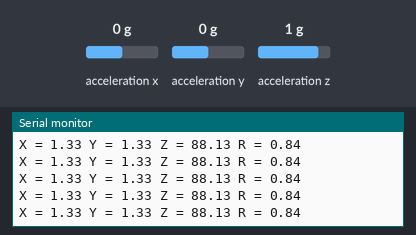
Recording of a sketch running on a simulated Arduino Uno, built with avr-gcc and run on an emulated ATmega328P. Parts: the last lines printed to the serial monitor. Wiring (inferred from the names in the program): ADXL345 accelerometer at I2C address 0x53. Inputs (shaded band) come from the test bench; at power-on: acceleration x 0 g, acceleration y 0 g, acceleration z 1 g.

Above: at 1.2 s.
1.3 s: acceleration x set to -1.4 g
At 1.35 s:
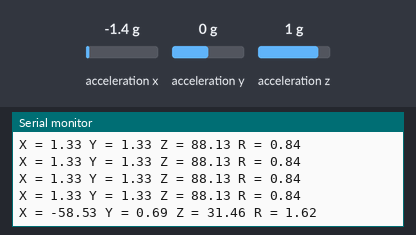
2.8 s: acceleration y set to -1.4 g
At 2.8 s:
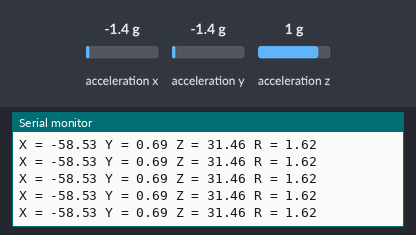
5.8 s: acceleration z set to -1.4 g
At 5.8 s:
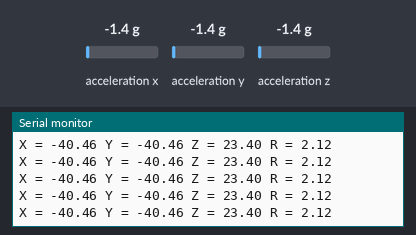
Timing chart, 0 to 8.8 s (numbered marks = the images above; inputs shaded):
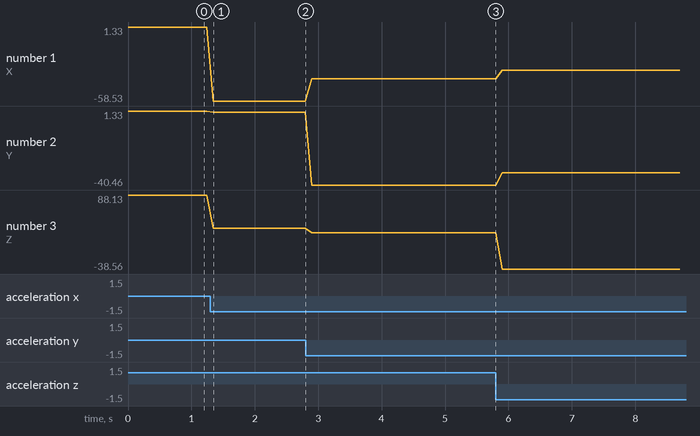

Measured:
- after the input at 1.3 s, the serial monitor: prints a new line after 0.05 s (image 1)
- plotted number 1: 1.33 → -58.53 after the input at 1.3 s, -58.53 → -40.46 after the input at 2.8 s, -40.46 → -33.57 after the input at 5.8 s
- plotted number 2: 1.33 → 0.69 after the input at 1.3 s, 0.69 → -40.46 after the input at 2.8 s, -40.46 → -33.57 after the input at 5.8 s
- plotted number 3: 88.13 → 31.46 after the input at 1.3 s, 31.46 → 23.4 after the input at 2.8 s, 23.4 → -38.56 after the input at 5.8 s

The sketch:

working_accelerometer_code.ino
```cpp
//This code requried some reading of a data sheet which can be found here,
//https://www.sparkfun.com/datasheets/Sensors/Accelerometer/ADXL345.pdf
#include "Wire.h"
#define accAdd 0x53 //Accelerometer address on I2C bus.
byte a, b, c, d, e, f;
int X, Y, Z;
float Rx, Ry, Rz;
float R;
int X_offset = -5, Y_offset = -5, Z_offset = 40;
float sensitivity = 256.0;
float Ax, Ay, Az;
float pi = 3.14159;
void setup() {
  // put your setup code here, to run once:
  Wire.begin();
  Serial.begin(9600);
  Wire.beginTransmission(accAdd); // Starts the measure bit in the POWER_CTL register.
  Wire.write(0x2d);
  Wire.write(1 << 3);
  Wire.endTransmission();
}

void loop() {

  Wire.beginTransmission(accAdd); //Start at the DATAX0 register every time we loop
  Wire.write(0x32);
  Wire.endTransmission();
  Wire.requestFrom(accAdd, 6);

  a = Wire.read(); // gets register DATAX0 (LSB)
  b = Wire.read(); // and DATAX1 (MSB)

  c = Wire.read(); // gets register DATAY0
  d = Wire.read(); // and DATAY1

  e = Wire.read(); // gets register DATAZ0
  f = Wire.read(); // and DATAZ1

  X = (~((b << 8) | a) + 1) + X_offset; //combine to get a 10 bit value for X-axis
  Y = (~((d << 8) | c) + 1) + Y_offset; //combine to get a 10 bit value for Y-axis
  Z = (~((f << 8) | e) + 1) + Z_offset; //combine to get a 10 bit value for Z-axis

 Rx = X / sensitivity; //get g force
 Ry = Y / sensitivity;
 Rz = Z / sensitivity;

 R = sqrt(sq(Rx) + sq(Ry) + sq(Rz));
 Ax = ((acos(Rx/R) * 180) / pi) - 90; //returns the angle in radians between 0 and pi
 Ay = ((acos(Ry/R) * 180) / pi) - 90;
 Az = ((acos(Rz/R) * 180) / pi) - 90;

  Serial.print("X = ");
  Serial.print(Ax,2);
  Serial.print(" Y = ");
  Serial.print(Ay,2);
  Serial.print(" Z = ");
  Serial.print(Az,2);
  Serial.print(" R = ");
  Serial.println(R);
  delay(100);
}
```
